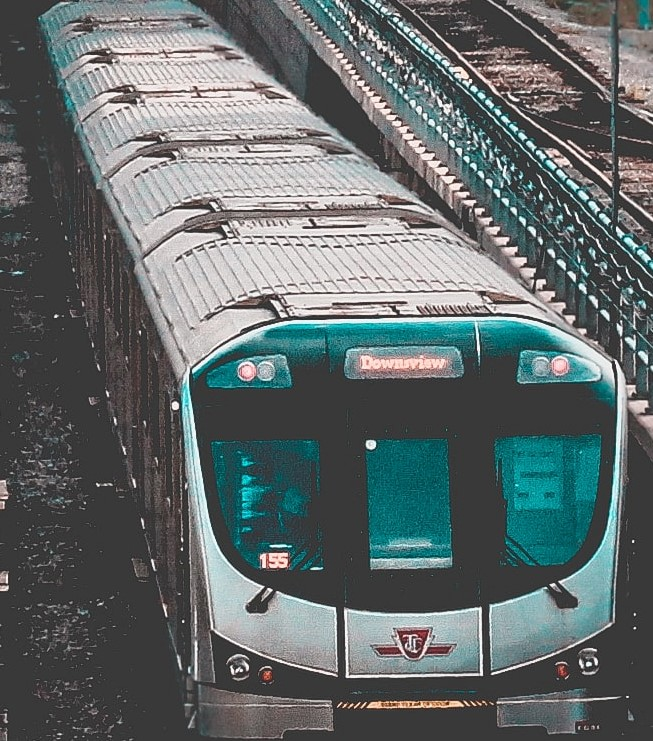
#> input picture cropped.jpg, 653 x 741 px
$ python rotation.py
#> lines starting #> are read from the running program, lines starting #| are printed output that depends on the picture
from PIL import Image, ImageDraw, ImageFilter, ImageChops


img = Image.open('cropped.jpg').convert('RGBA')
#rotate in any degree
rotated = img.rotate(45, fillcolor = 0, expand=True)
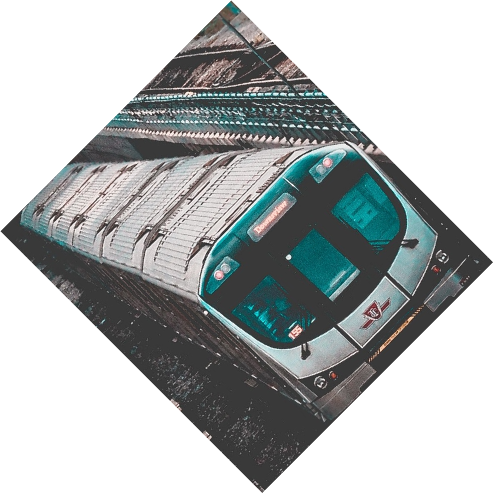
#> rotated: PIL image 987x987 RGBA (shown at 1/2 size); mean R, G, B, A 48.5, 52.8, 53, 126.5; transparent parts drawn white
rotated.save('rotated.png')
